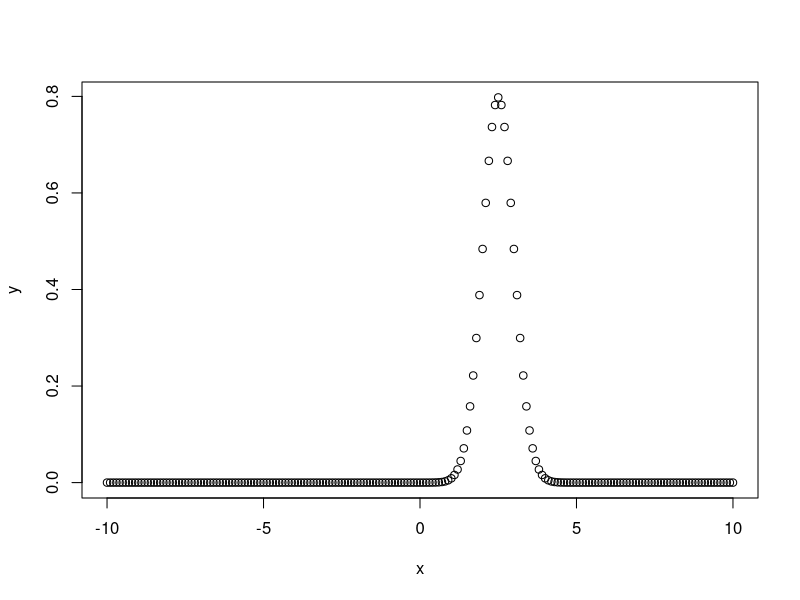
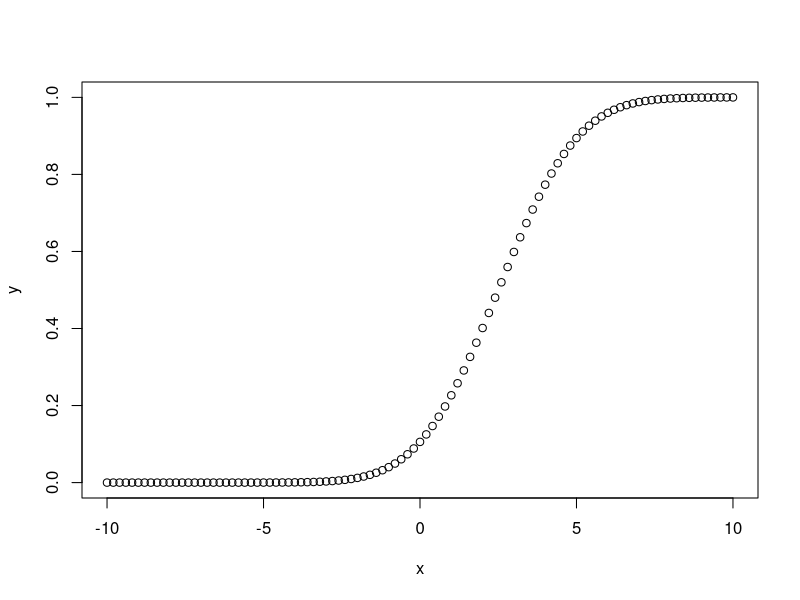
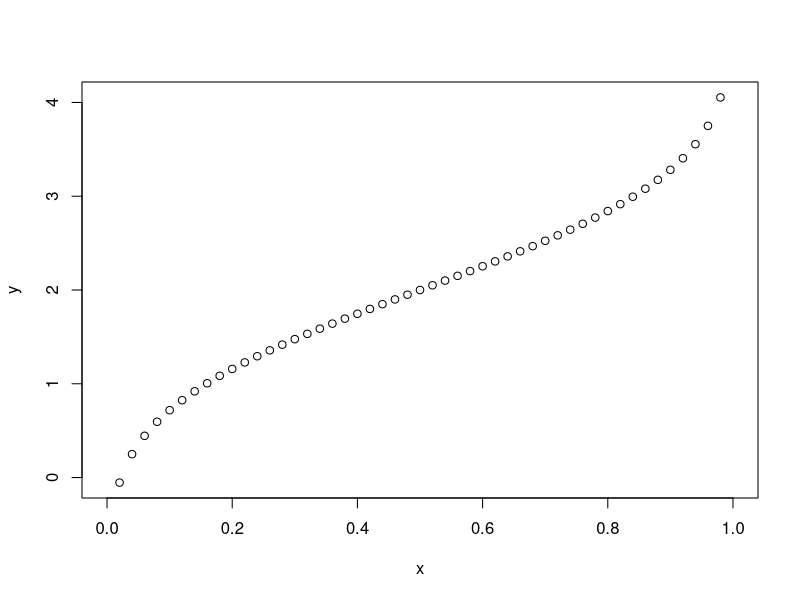
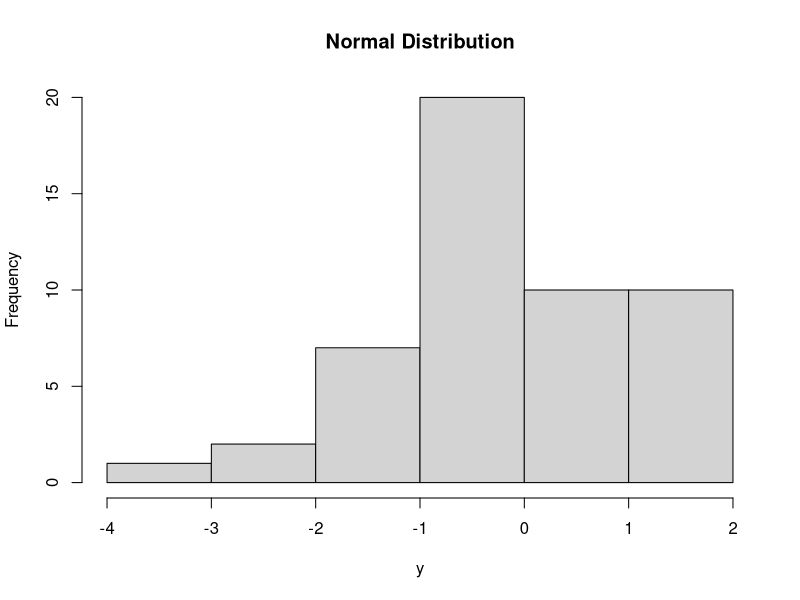
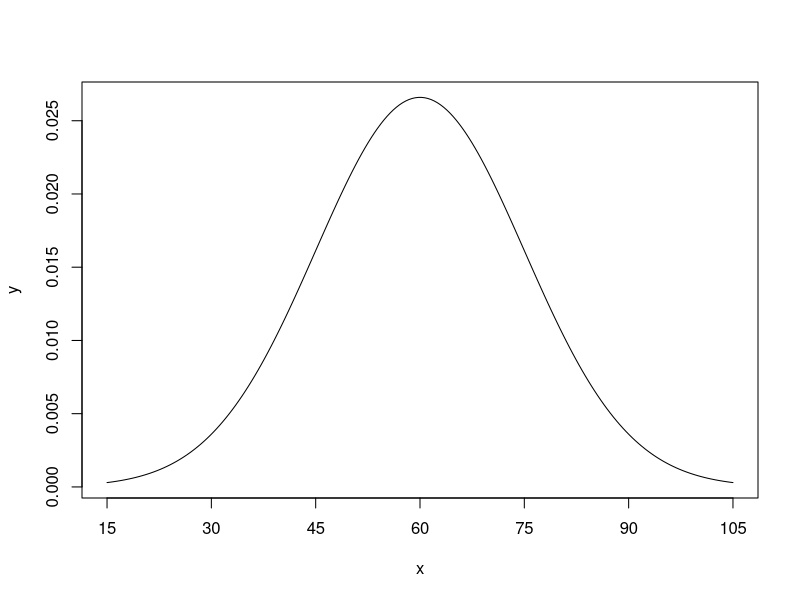

R code for these plots, in order:
# Sequence of numbers between -10 and 10 incrementing by 0.1
x=seq(-10,10,by=.1)
y=dnorm(x,mean=2.5,sd=0.5) # mean=2.5 and standard deviation=0.5
plot(x,y) # dnorm graph

x=seq(-10,10,by=0.2)
y=pnorm(x,mean=2.5,sd=2)
plot(x,y) # pnorm graph

x=seq(0,1,by=0.02)
y=qnorm(x,mean=2,sd=1)
plot(x,y) # qnorm graph

y=rnorm(50)
hist(y,main='Normal Distribution')

## Program-1 ##
x = seq(15,105,length=200)
y = dnorm(x,mean=60,sd=15)
plot(x,y,type="l",xaxt="n")
axis(1,at=c(15,30,45,60,75,90,105))

## Problem-1
cat('P(X>=310) = 1-P(X<310) : ',1-pnorm(309,mean=527,sd=105))

## Problem-2
cat('P(80<x<95) : ',sum(dnorm(81:94,mean=527,sd=105)))

## Problem-3
cat('P(69<=X<=72) = ',(pnorm(72,mean=70,sd=5)-pnorm(69,mean=70,sd=5))*1000)
cat('P(x<=69)     = ',(pnorm(69,mean=70,sd=5))*1000)
cat('P(X>72)=1-P(X<=72) =',(1-pnorm(72,mean=70,sd=5))*1000)

## Problem-4
cat('P(X>2150)=1-P(X<=2150) : ',(1-pnorm(2150,mean=2040,sd=60))*2000)
cat('P(X<=1950)       : ',pnorm(1950,mean=2040,sd=60)*2000)
cat('P(1920<=X<=2160) : ',(pnorm(2160,mean=2040,sd=60)-pnorm(1920,mean=2040,sd=60))*2000)





## Bulbs 
1-pnorm(834,800,40)
pnorm(834,800,40)-pnorm(778,800,40)

## Saving bank account details
(1-pnorm(200,150,50))*100
(pnorm(170,150,50)-pnorm(120,150,50))*100
pnorm(75,150,50)*100

1-pnorm(310,527,105)
pnorm(95,mean=100,sd=15)-pnorm(80,100,15)


